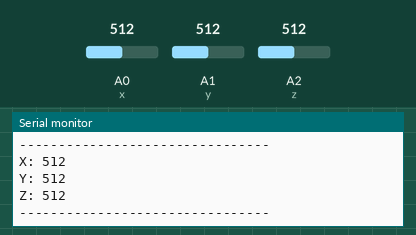
Bench run of a sketch on a simulated Arduino Uno, built with avr-gcc and run on an emulated ATmega328P. Parts: the last lines printed to the serial monitor. The test bench sets the inputs (shaded band); at power-on: A0 (x) = 512, A1 (y) = 512, A2 (z) = 512.

Above: at 1.2 s.
1.3 s: A0 (x) set to 106
4.3 s: A0 (x) set to 89
5.8 s: A1 (y) set to 983
At 6.3 s:
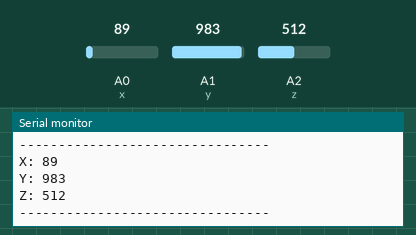
8.8 s: A1 (y) set to 1016
At 9.8 s:
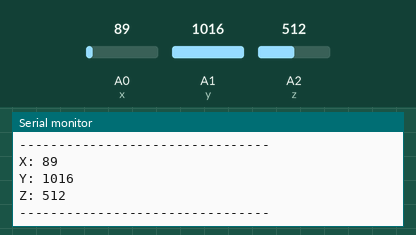
11.8 s: A1 (y) set to 11
At 12.5 s:
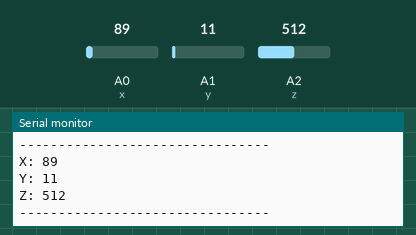
13.3 s: A1 (y) set to 8
At 14.3 s:
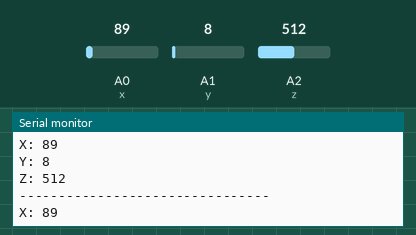
Timing chart, 0 to 16.3 s (numbered marks = the images above; inputs shaded):
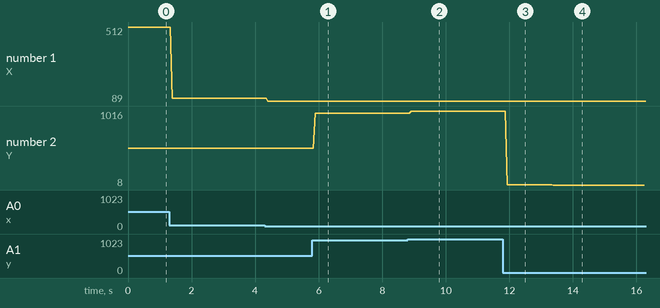

The sketch:

ADXL_interfacing.ino
```cpp
#define x A0
#define y A1
#define z A2

int x_val;
int y_val;
int z_val;

void setup() {
  // put your setup code here, to run once:
  pinMode(x, INPUT);
  pinMode(y, INPUT);
  pinMode(z, INPUT);
  Serial.begin(9600);
}

void loop() {
  // put your main code here, to run repeatedly:
  x_val = analogRead(A0);
  y_val = analogRead(A1);
  z_val = analogRead(A2);
  Serial.print("X: ");
  Serial.println(x_val);
  Serial.print("Y: ");
  Serial.println(y_val);
  Serial.print("Z: ");
  Serial.println(z_val);
  Serial.println("--------------------------------");
}
```

Measured:
- the behaviour switches between 10 and 9 on A1 (y) (found by bisection; images 3 and 4)
- after the input at 5.8 s, the serial monitor: prints a new line after 0.09 s (image 1)
- after the input at 8.8 s, the serial monitor: prints a new line after 0.12 s (image 2)
- after the input at 11.8 s, the serial monitor: prints a new line after 0.13 s (image 3)
- after the input at 13.3 s, the serial monitor: prints a new line after 0.09 s (image 4)
- plotted number 1: 512 → 106 after the input at 1.3 s, 106 → 89 after the input at 4.3 s
- plotted number 2: 512 → 983 after the input at 5.8 s, 983 → 1016 after the input at 8.8 s, 1016 → 11 after the input at 11.8 s, 11 → 8 after the input at 13.3 s
